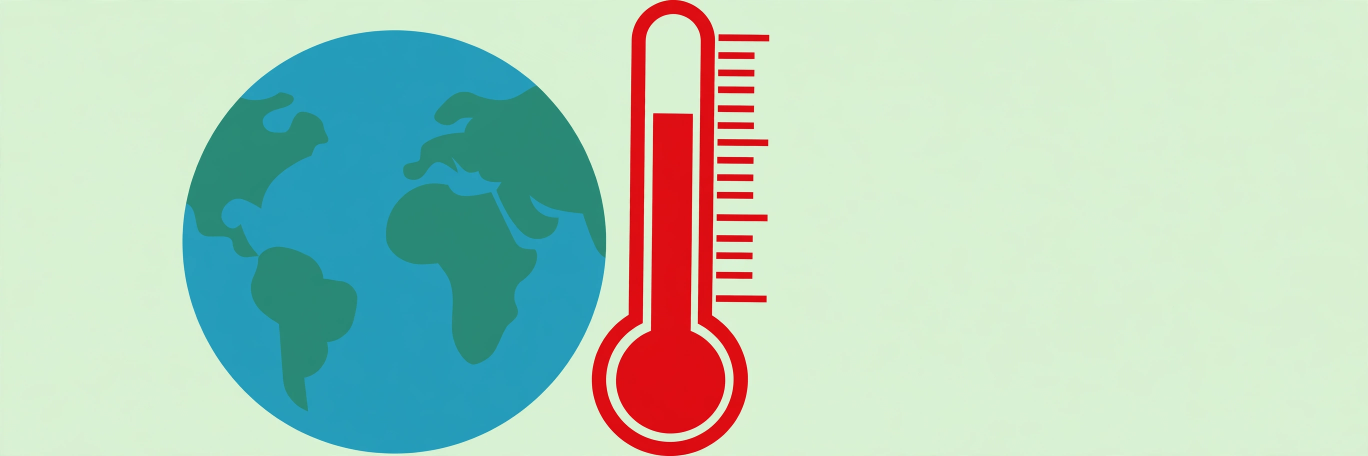
#> input picture assets/cop31.webp, 2736 x 912 px (shown at 1/2 size); the run also reads 1 picture not shown here
$ python build.py
#> lines starting #> are read from the running program, lines starting #| are printed output that depends on the picture
#!/usr/bin/env python3
"""Compose the Saturday 21 November 2026 front page (1024x1024).

Build-time only: reads the flat-vector illustrations in assets/ and writes
entry.png. The graded entrypoint (main.py) only copies entry.png.
"""
import os
from PIL import Image, ImageDraw, ImageFont

HERE = os.path.dirname(os.path.abspath(__file__))
ASSETS = os.path.join(HERE, "assets")

W, H = 1024, 1024
CREAM = (247, 242, 231)
INK = (26, 26, 26)
RED = (185, 28, 28)
GREY = (90, 86, 78)
NAVY = (31, 58, 95)
RULE = (26, 26, 26)


def font(name, size, bold=False):
    base = "/usr/share/fonts/truetype/liberation/"
    if name == "serif":
        f = "LiberationSerif-Bold.ttf" if bold else "LiberationSerif-Regular.ttf"
    else:
        f = "LiberationSans-Bold.ttf" if bold else "LiberationSans-Regular.ttf"
    return ImageFont.truetype(base + f, size)


def wrap(draw, text, fnt, width):
    words = text.split()
    lines, cur = [], ""
    for w in words:
        trial = (cur + " " + w).strip()
        if draw.textlength(trial, font=fnt) <= width:
            cur = trial
        else:
            if cur:
                lines.append(cur)
            cur = w
    if cur:
        lines.append(cur)
    return lines


def fit(path, w, h):
    im = Image.open(path).convert("RGB")
    tw, th = im.size
    target = w / h
    src = tw / th
    if src > target:
        nw = int(th * target)
        x0 = (tw - nw) // 2
        im = im.crop((x0, 0, x0 + nw, th))
    else:
        nh = int(tw / target)
        y0 = (th - nh) // 2
        im = im.crop((0, y0, tw, y0 + nh))
    return im.resize((w, h), Image.LANCZOS)


def text_block(draw, x, y, lines, fnt, fill, leading):
    for ln in lines:
        draw.text((x, y), ln, font=fnt, fill=fill)
        y += leading
    return y


# ---------------------------------------------------------------- stories
BIG = [
    ("cop31", "1 ANTALYA, TÜRKIYE · CLIMATE",
     "COP31 runs into overtime with no deal",
     "Talks pass their Friday deadline with no deal; a third draft is due "
     "Saturday as countries split over fossil fuels. (Reuters)"),
    ("poland", "2 POLAND · NATO",
     "Russian missile crashes in Poland as NATO jets scramble",
     "A Russian Kh-101 missile comes down in south-east Poland during a large "
     "attack on Ukraine; NATO scrambles jets. (Reuters)"),
    ("icj", "3 THE HAGUE · JUSTICE",
     "ICJ rules Myanmar committed genocide against the Rohingya",
     "The court rules 9–6 that Myanmar committed genocide in 2017 and orders "
     "inquiry and compensation; Myanmar rejects it. (AP)"),
]

MED = [
    ("riyadh", "4 RIYADH · CONFLICT",
     "Coalition downs three Houthi missiles over Riyadh",
     "Three missiles fired at the capital destroyed; third night of alerts. (Reuters)"),
    ("nvidia", "5 SANTA CLARA · TECH",
     "SEC examines Nvidia's books as shares slide 13.8%",
     "Regulator probes accounting issues as the chip stock falls sharply. (CNBC)"),
    ("kharg", "6 KHARG ISLAND · ENERGY",
     "Fourteen Iranian tankers mass at Kharg Island",
     "Tankers prepare to sail as a convoy to test a US blockade. (Reuters)"),
    ("yemen", "7 YEMEN · CONFLICT",
     "Saudi–Houthi fighting escalates across Yemen",
     "Strikes hit four cities; claims put the dead at 41, including 11 children. (AP)"),
    ("ukeu", "8 BRUSSELS · POLITICS",
     "UK and EU seal deal to scrap most food checks",
     "Deal drops most food checks and links carbon markets from 2028. (GOV.UK)"),
    ("maths", "9 SAN FRANCISCO · AI",
     "Anthropic may have solved the biggest maths problem",
     "The lab says its model cracked a long-standing maths puzzle. (Reports)"),
    ("kyiv", "10 KYIV · WAR",
     "Russian strike damages Kyiv's WWII museum",
     "Offensive hits the WWII museum days after the Crimean Bridge strike. (Reports)"),
    ("india", "11 NEW DELHI · MARKETS",
     "Record Rs 1.22 lakh crore pours into Indian shares",
     "Foreign investors put a record sum into Indian equities. (Depository data)"),
    ("cricket", "12 WELLINGTON · CRICKET",
     "Rahul completes the SENA set in Wellington",
     "Rahul's century gives him Test hundreds in all four SENA countries. (Scorecard)"),
    ("rikers", "13 NEW YORK · POLITICS",
     "Mamdani sets 2032 to close Rikers Island",
     "Mayor unveils a plan to shut the jail complex by 2032. (Reports)"),
]

BRIEFS = [
    ("NEW YORK", "Trump calls for Nvidia to reinstate 'brilliant' Jensen Huang", "AP"),
    ("WASHINGTON", "Trump threatens tax on US firms building AI data centres abroad", "Reuters"),
    ("EUROPE", "Gen Z protests sweep 25 countries over wars, costs and climate", "Al Jazeera"),
    ("COPENHAGEN", "Denmark expels Russian diplomat over alleged plot to kill rapper", "Al Jazeera"),
    ("PARIS", "French police sentenced for beating music producer Michel Zecler", "Reports"),
    ("NEW DELHI", "Nepal's PM begins first foreign visit in Delhi", "PTI"),
    ("TAIPEI", "Taiwan reports China-linked accounts to Meta over election meddling", "Reports"),
    ("KYIV", "Russia targets Kyiv crossings days after Ukraine hits Crimean Bridge", "Reports"),
    ("GAZA", "Displaced children celebrate World Children's Day", "Al Jazeera"),
    ("GAZA", "Israeli drone attacks kill seven Palestinians in central Gaza", "Al Jazeera"),
    ("STRAIT OF HORMUZ", "IRGC claims it downed a US MQ-9 drone", "Al Jazeera"),
    ("SOUTH AFRICA", "Nearly 600 women killed within three months", "Reports"),
    ("JOHANNESBURG", "ANC scrambles after worst result since 1994", "BBC"),
    ("CONGO", "Ebola crisis hits children as ~100 schools close", "Reports"),
    ("RABAT", "Morocco commits €366m to a defence manufacturing base", "Reports"),
    ("NIGERIA", "Boat carrying mourners to a funeral capsizes, four dead", "Al Jazeera"),
    ("CALIFORNIA", "State subpoenas Nvidia over possible China chip sales", "Reports"),
    ("WASHINGTON", "US declassifies more UFO footage filmed in the Middle East", "Reports"),
    ("SAN SALVADOR", "Bukele seeks a third term that could keep him in power to 2033", "Reports"),
    ("HAITI", "Two Salvadoran soldiers killed handling explosives", "Al Jazeera"),
    ("PRAGUE", "Czechia weighs a faster air-defence buildup", "Reports"),
    ("TALLINN", "Estonia to close crossings along Russia from 1 December", "Reports"),
    ("BRUSSELS", "EU Council provides €1bn in military aid to Ukraine", "Reports"),
]

STATS = [
    ("0", "climate deal agreed at COP31"),
    ("14", "Iranian tankers massing at Kharg Island"),
    ("100,000", "people in the UK–EU youth mobility scheme"),
    ("Rs 1.22 lakh cr", "record foreign money into Indian shares"),
    ("600", "women killed in South Africa in three months"),
    ("3", "Houthi missiles downed over Riyadh"),
]

REGIONS = [
    ("Europe", 10, (31, 78, 156)),
    ("North America", 6, (192, 57, 43)),
    ("Middle East", 6, (180, 140, 20)),
    ("Asia", 6, (123, 45, 139)),
    ("Africa", 5, (30, 132, 73)),
    ("Latin America", 2, (211, 84, 0)),
    ("Oceania", 1, (22, 160, 133)),
]

# pins on the cropped map: (x fraction, y fraction, story number)
PINS = [
    (0.562, 0.309, 1), (0.521, 0.154, 2), (0.485, 0.120, 3),
    (0.605, 0.440, 4), (0.175, 0.315, 5), (0.615, 0.380, 6),
    (0.590, 0.530, 7), (0.465, 0.200, 8), (0.135, 0.240, 9),
    (0.552, 0.160, 10), (0.677, 0.404, 11), (0.920, 0.880, 12),
    (0.245, 0.261, 13),
]

LEFT_OUT = [
    ("Wall Street enters correction", "Fri 20 Nov"),
    ("6.8 quake shakes Peru", "Fri 20 Nov"),
    ("Cyclone Akvan landfall, Odisha", "Fri 20 Nov"),
    ("Russia's missile wave on Kyiv", "Fri 20 Nov"),
    ("Shenzhen summit (Trump–Xi)", "Thu 19 Nov"),
    ("Trump: Iran wants a deal", "Thu 19 Nov"),
]


def main():
    page = Image.new("RGB", (W, H), CREAM)
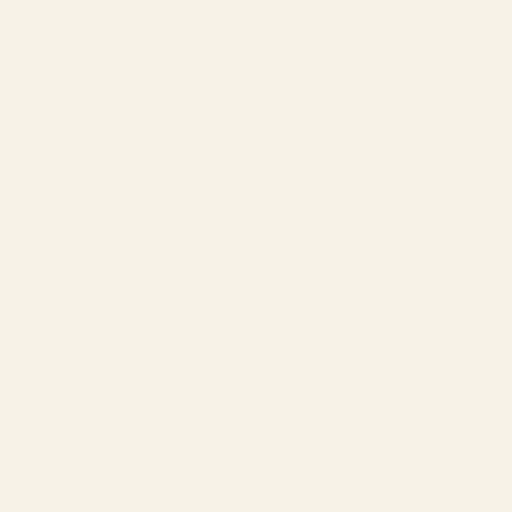
#> page: PIL image 1024x1024 RGB (shown at 1/2 size); mean R, G, B 247, 242, 231
    d = ImageDraw.Draw(page)
    mx = 28
    cw = W - 2 * mx

    # top strip
    d.text((mx, 8), "THE WORLD IN ONE DAY", font=font("sans", 11, True), fill=RED)
    right = "36 STORIES · 7 REGIONS · EVERY ONE DATED SATURDAY 21 NOVEMBER 2026"
    d.text((W - mx - d.textlength(right, font=font("sans", 10, True)), 9),
           right, font=font("sans", 10, True), fill=INK)
    d.line([(mx, 26), (W - mx, 26)], fill=RULE, width=2)

    # headline + sub-headline
    d.text((mx, 30), "Saturday 21 November 2026", font=font("serif", 50, True), fill=INK)
    d.text((mx, 84), "COP31 runs into overtime · Missile crashes in Poland · "
           "ICJ: Myanmar guilty of genocide · Riyadh downs three missiles",
           font=font("serif", 14), fill=GREY)
    d.line([(mx, 106), (W - mx, 106)], fill=RULE, width=1)

    # stats strip
    col = cw // 6
    for i, (num, label) in enumerate(STATS):
        x = mx + i * col
        d.text((x, 112), num, font=font("serif", 23, True), fill=INK)
        text_block(d, x, 138, wrap(d, label, font("sans", 8), col - 8),
                   font("sans", 8), GREY, 10)
    d.line([(mx, 166), (W - mx, 166)], fill=RULE, width=1)

    # region bar + legend
    total = sum(n for _, n, _ in REGIONS)
    x = mx
    for _, n, color in REGIONS:
        wseg = int(cw * n / total)
        d.rectangle([x, 172, x + wseg - 1, 180], fill=color)
        x += wseg
#> after the loop, x = 992
    lx = mx
    for name, n, color in REGIONS:
        d.rectangle([lx, 186, lx + 8, 194], fill=color)
        lx += 11
        s = f"{name} {n}"
        d.text((lx, 184), s, font=font("sans", 9, True), fill=INK)
        lx += int(d.textlength(s, font=font("sans", 9, True))) + 12
#> this loop made 7 passes
#> lx on passes 1 to 7: 94, 186, 266, 315, 371, 460, 525
#> after the loop, lx = 525

    # big features
    bw = (cw - 24) // 3
    by = 206
    for i, (img, kicker, head, deck) in enumerate(BIG):
        x = mx + i * (bw + 12)
        page.paste(fit(os.path.join(ASSETS, img + ".webp"), bw, 92), (x, by))
#> in fit, im is the input picture: PIL image 2736x912 RGB; mean R, G, B 176.7, 207, 188.4
#> in fit, `im = im.crop((0, y0, tw, y0 + nh))`:
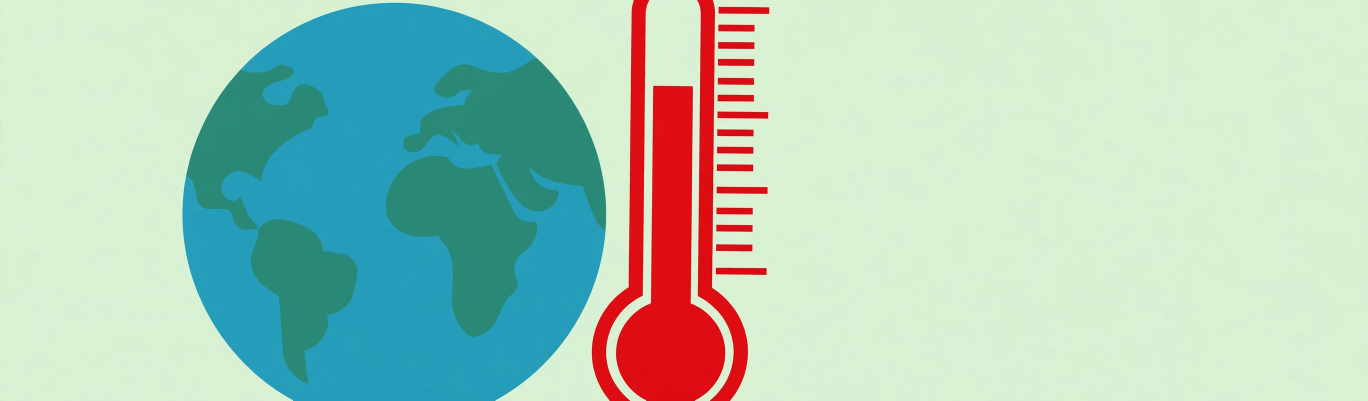
#> im: PIL image 2736x801 RGB (shown at 1/2 size); mean R, G, B 172.3, 204, 186.5
#> in fit, `return im.resize((w, h), Image.LANCZOS)`:
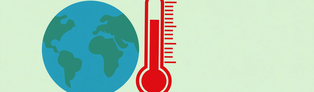
#> returned value: PIL image 314x92 RGB; mean R, G, B 172.3, 204, 186.5
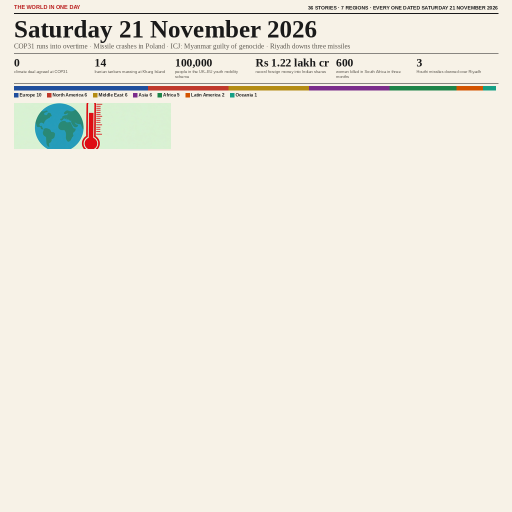
#> page: PIL image 1024x1024 RGB (shown at 1/2 size); mean R, G, B 240.1, 236, 225.1
        if i == 0:
            d.rounded_rectangle([x + 6, by + 6, x + 78, by + 26], radius=3, fill=RED)
            d.text((x + 12, by + 9), "NO DEAL", font=font("sans", 11, True), fill=(255, 255, 255))
        y = by + 98
        d.text((x, y), kicker, font=font("sans", 9, True), fill=RED)
        y += 12
        y = text_block(d, x, y, wrap(d, head, font("serif", 16, True), bw),
                       font("serif", 16, True), INK, 17)
#> y = 333
        text_block(d, x, y + 2, wrap(d, deck, font("sans", 10), bw),
                   font("sans", 10), INK, 11)
#> pass 3 of the loop in main, `for i, (img, kicker, head, deck) in enumerate(BIG):`:
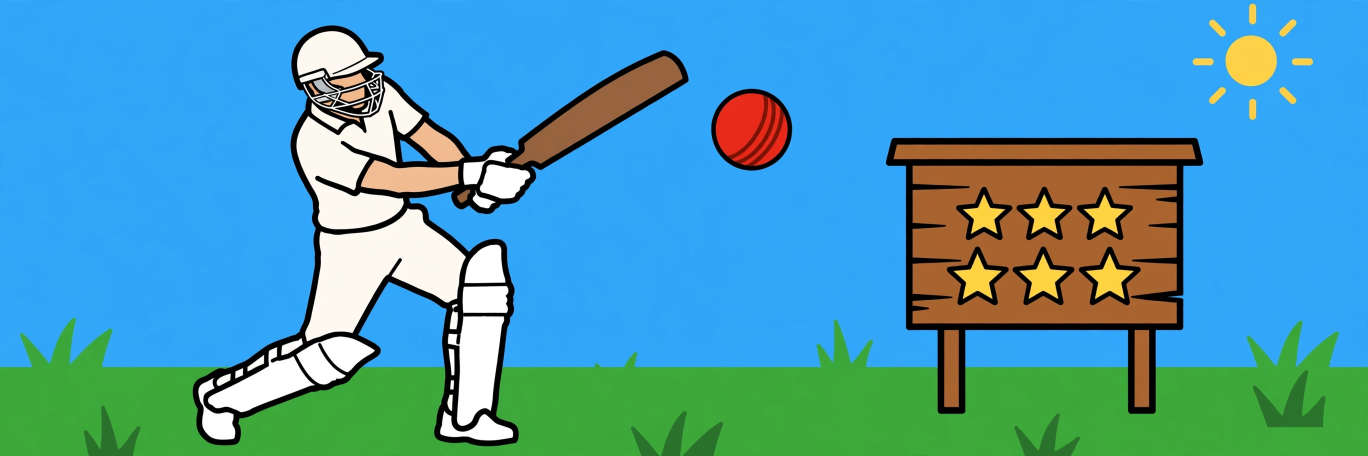
#> input picture assets/cricket.webp, 2736 x 912 px, given in place of icj.webp, which was not available (shown at 1/2 size)
#> in fit, im is the input picture: PIL image 2736x912 RGB; mean R, G, B 74.2, 155.6, 179.7
#> im: PIL image 2736x801 RGB
#> in fit (call 3), `return im.resize((w, h), Image.LANCZOS)`:
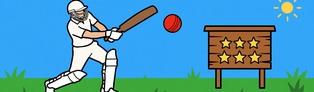
#> returned value: PIL image 314x92 RGB; mean R, G, B 76.4, 154.5, 183.3
#> in main, `page.paste(fit(os.path.join(ASSETS, img + ".webp"), bw, 92), (x, by))`:
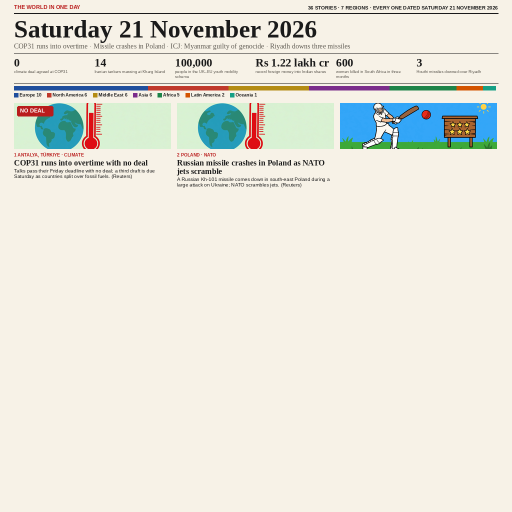
#> page: PIL image 1024x1024 RGB (shown at 1/2 size); mean R, G, B 232.4, 231.3, 221.4

    # medium rows
    mw = (cw - 48) // 5
    for row in range(2):
        my = 378 + row * 128
        for j in range(5):
            img, kicker, head, deck = MED[row * 5 + j]
            x = mx + j * (mw + 12)
            page.paste(fit(os.path.join(ASSETS, img + ".webp"), mw, 60), (x, my))
#> call 4 of fit, with path = 'assets/riyadh.webp', w = 184, h = 60
#> in fit (call 4), `im = im.crop((0, y0, tw, y0 + nh))`:
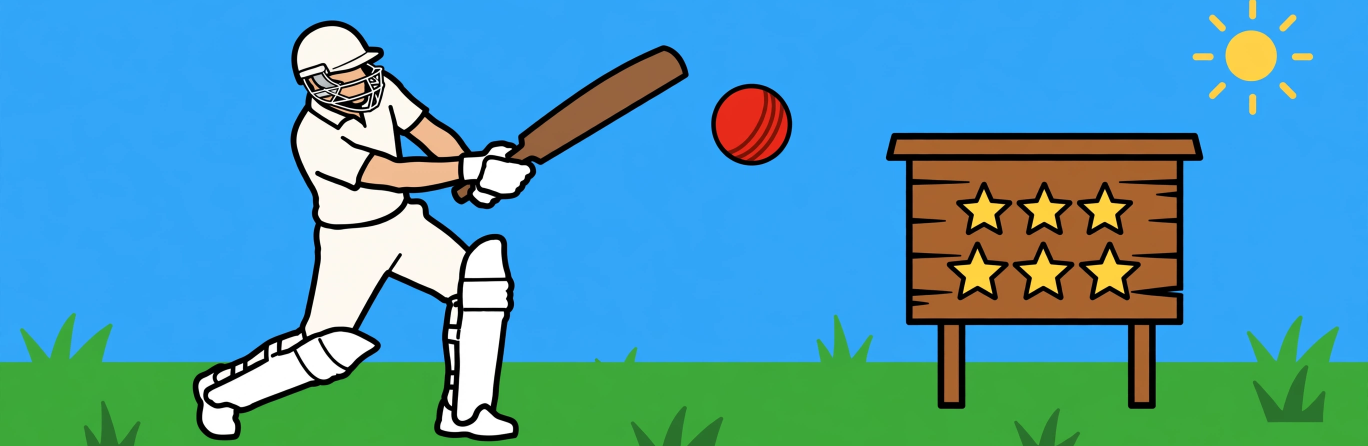
#> im: PIL image 2736x892 RGB (shown at 1/2 size); mean R, G, B 74.6, 155.4, 180.3
#> in fit (call 4), `return im.resize((w, h), Image.LANCZOS)`:
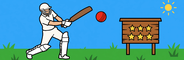
#> returned value: PIL image 184x60 RGB; mean R, G, B 74.3, 155.2, 179.9
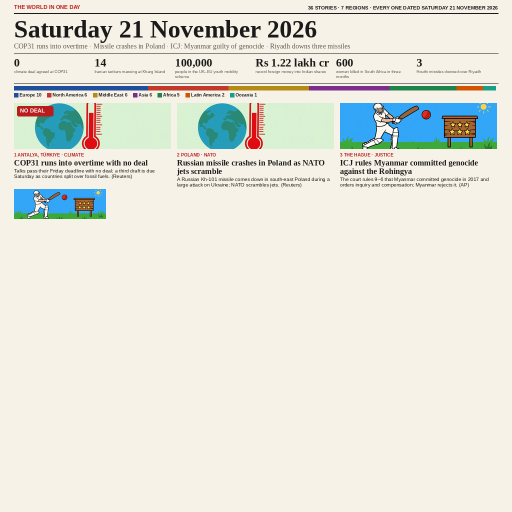
#> page: PIL image 1024x1024 RGB (shown at 1/2 size); mean R, G, B 230, 229.7, 220.2
            y = my + 66
            d.text((x, y), kicker, font=font("sans", 8, True), fill=RED)
            y += 11
            y = text_block(d, x, y, wrap(d, head, font("serif", 11, True), mw),
                           font("serif", 11, True), INK, 12)
#> y = 479
            text_block(d, x, y + 1, wrap(d, deck, font("sans", 8), mw),
                       font("sans", 8), INK, 10)

    # also-on bar
    d.rectangle([mx, 638, W - mx, 654], fill=NAVY)
    d.text((mx + 10, 643), "ALSO ON SATURDAY 21 NOVEMBER — 23 MORE STORIES",
           font=font("sans", 11, True), fill=(255, 255, 255))

    # briefs, two columns
    by = 662
    half = cw // 2
    for idx, (city, head, src) in enumerate(BRIEFS):
        col_i = 0 if idx < 12 else 1
        row_i = idx if idx < 12 else idx - 12
        x = mx + col_i * half
        y = by + row_i * 13
        num = 14 + idx
        line = f"{num} {city} — {head} ({src})"
        d.text((x, y), line, font=font("sans", 9), fill=INK)

    # bottom: map + date check
    d.text((mx, 826), "WHERE IT HAPPENED", font=font("sans", 11, True), fill=INK)
    mapw, maph = 470, 148
    mmap = Image.open(os.path.join(ASSETS, "map.webp")).convert("RGB")
    mw0, mh0 = mmap.size
    mmap = mmap.crop((0, 120, mw0, 962))
    mmap = mmap.resize((mapw, maph), Image.LANCZOS)
    page.paste(mmap, (mx, 842))
    d2 = ImageDraw.Draw(page)
    for fx, fy, num in PINS:
        px, py = mx + int(fx * mapw), 842 + int(fy * maph)
        d2.ellipse([px - 6, py - 6, px + 6, py + 6], fill=RED,
                   outline=(255, 255, 255), width=1)
        s = str(num)
        d2.text((px - d2.textlength(s, font=font("sans", 7, True)) / 2, py - 5),
                s, font=font("sans", 7, True), fill=(255, 255, 255))
    d.text((mx, 994), "Pins 1–13 mark the drawn stories.",
           font=font("sans", 8), fill=GREY)

    bx = mx + 500
    bw2 = W - mx - bx
    d.rectangle([bx, 826, W - mx, 990], outline=RED, width=2)
    d.text((bx + 10, 832), "DATE CHECK — WHAT WE LEFT OUT",
           font=font("sans", 11, True), fill=RED)
    y = 854
    for item, when in LEFT_OUT:
        d.text((bx + 10, y), "×", font=font("sans", 10, True), fill=RED)
        d.text((bx + 26, y), item, font=font("sans", 10), fill=INK)
        wlen = d.textlength(when, font=font("sans", 10, True))
        d.text((W - mx - 10 - wlen, y), when, font=font("sans", 10, True), fill=GREY)
        y += 20
    d.text((bx + 10, y + 4), "Also Fri: Kyiv bridge · ICJ ruling · Oman tanker fire · "
           "SCO forum opens · Houthi workshops.",
           font=font("sans", 8), fill=GREY)

    # footer
    d.text((mx, 1006), "Every story here happened, or was first reported, on "
           "Saturday 21 November 2026. Sources named beside each story. "
           "Original drawings, not photographs.",
           font=font("serif", 10), fill=GREY)

    page.save(os.path.join(HERE, "entry.png"), "PNG")
    print("wrote entry.png", os.path.getsize(os.path.join(HERE, "entry.png")))


if __name__ == "__main__":
#> (the run stopped early here; a loop or call above may not have finished)
